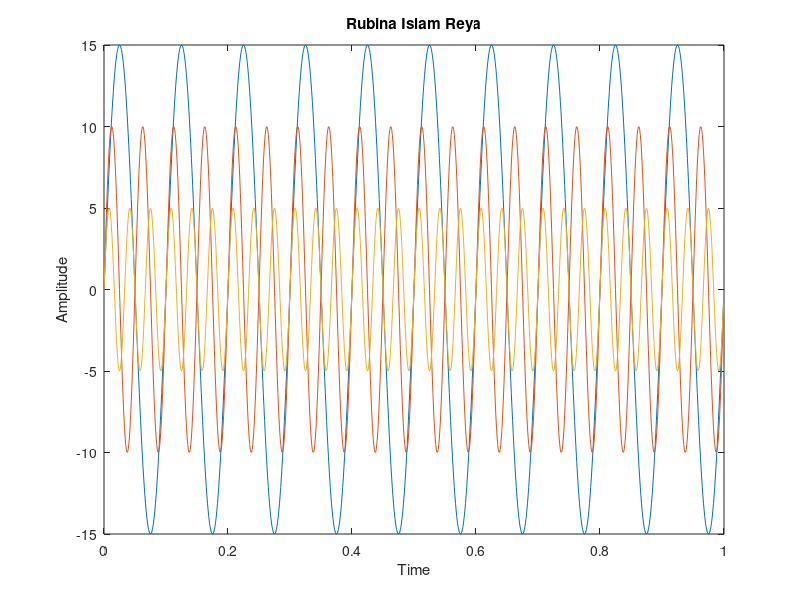

Source code (MATLAB):
fs = 1000;
t = 0:1/fs:1-1/fs;
f1 = 10;
f2 = 20;
f3 = 30;
A1 = 15;
A2 = 10;
A3 = 5;
x1 = A1*sin(2*pi*f1*t);
x2 = A2*sin(2*pi*f2*t);
x3 = A3*sin(2*pi*f3*t);
plot(t,x1)
hold on
plot(t,x2)
hold on
plot(t,x3)
hold off
title('Rubina Islam Reya')
xlabel('Time')
ylabel('Amplitude')

